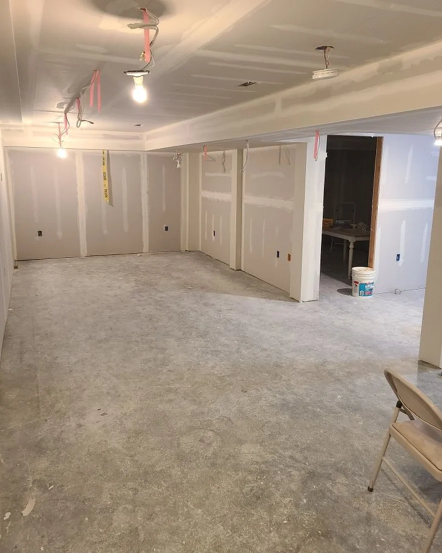
#> input picture images/avant-apres/apres-mobile.webp, 884 x 1105 px (shown at 1/2 size)
$ python fondu.py ../../../images/avant-apres/apres-mobile.webp out.png
#> lines starting #> are read from the running program, lines starting #| are printed output that depends on the picture
# L'ombre s'efface avant les bords de l'image (à gauche, à droite, en bas : le groupe n'y touche pas) ; écrit le webp
import sys
import numpy as np
from PIL import Image
a = np.asarray(Image.open(sys.argv[1]).convert("RGBA")).astype(np.float32)
h, w = a.shape[:2]
#> h = 1105; w = 884
f = 0.09
sm = lambda t: np.clip(t, 0, 1) ** 2 * (3 - 2 * np.clip(t, 0, 1))
x = np.linspace(0, 1, w); y = np.linspace(0, 1, h)
#> after `x = np.linspace(0, 1, w)`: x = 884 values from 0 to 1
#> after `y = np.linspace(0, 1, h)`: y = 1105 values from 0 to 1
mx = sm(x / f) * sm((1 - x) / f)
my = sm((1 - y) / f)
m = my[:, None] * mx[None, :]
a *= m[..., None]                                  # prémultiplié : couleur et alpha ensemble
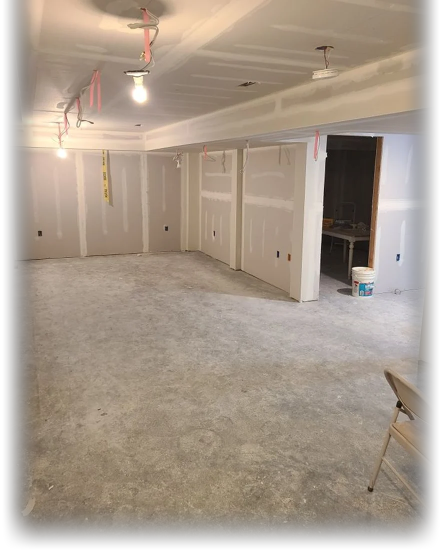
#> a: shape (1105, 884, 4) float32 (shown at 1/2 size); mean R, G, B, A 142.4, 128.2, 113.9, 222; transparent parts drawn white
out = np.zeros_like(a); al = a[..., 3:] / 255
#> after `al = a[..., 3:] / 255`:
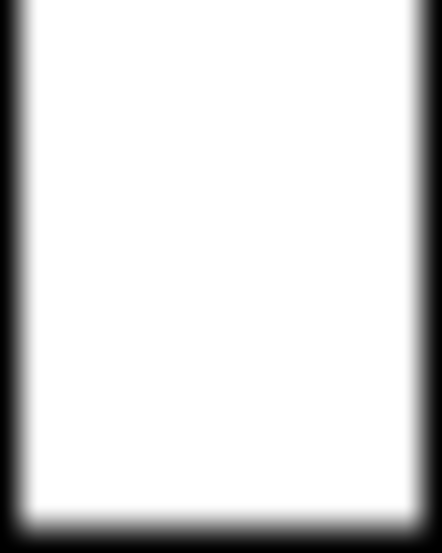
#> al: shape (1105, 884, 1) float32 (shown at 1/2 size); min 0, max 1, mean 0.868
out[..., :3] = np.where(al > 0, a[..., :3] / np.maximum(al, 1e-6), 0); out[..., 3] = a[..., 3]
#> after `out[..., 3] = a[..., 3]`:
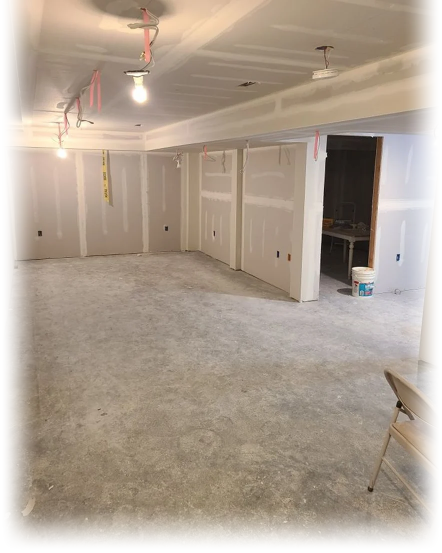
#> out: shape (1105, 884, 4) float32 (shown at 1/2 size); mean R, G, B, A 162.4, 146.1, 129.4, 222; transparent parts drawn white
im = Image.fromarray(np.clip(out, 0, 255).astype(np.uint8), "RGBA")
im.save(sys.argv[2], quality=88, method=6)
bg = Image.new("RGB", im.size, (247, 247, 245)); bg.paste(im, (0, 0), im); bg.thumbnail((1000, 1000)); bg.save("fondu_v.png")
#> after `bg.thumbnail((1000, 1000))`:
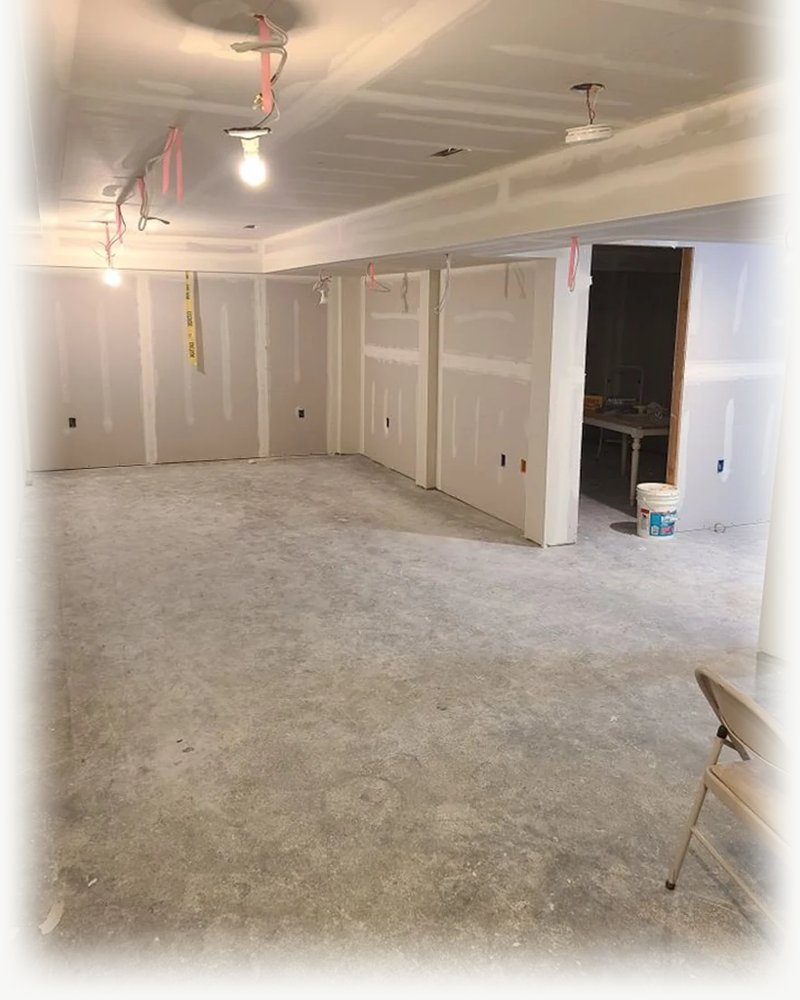
#> bg: PIL image 800x1000 RGB; mean R, G, B 175.1, 161, 146.4
print(im.size)
#| (884, 1105)

$ run again, on images/avant-apres/avant-mobile.webp
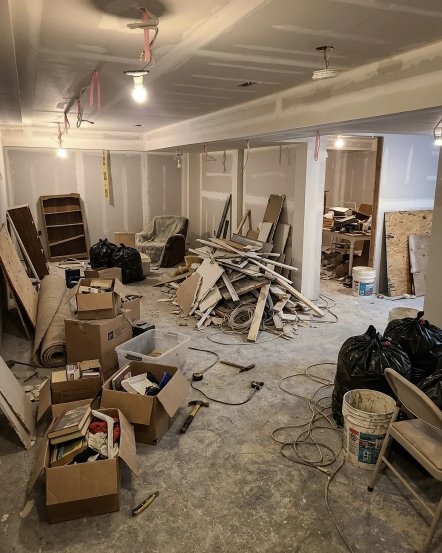
#> input picture images/avant-apres/avant-mobile.webp, 884 x 1105 px (shown at 1/2 size)
#> `a *= m[..., None]`:
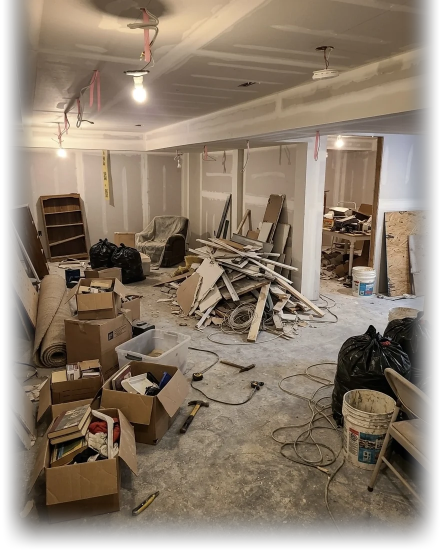
#> a: shape (1105, 884, 4) float32 (shown at 1/2 size); mean R, G, B, A 113.1, 98.1, 81.6, 222; transparent parts drawn white
#> `bg.thumbnail((1000, 1000))`:
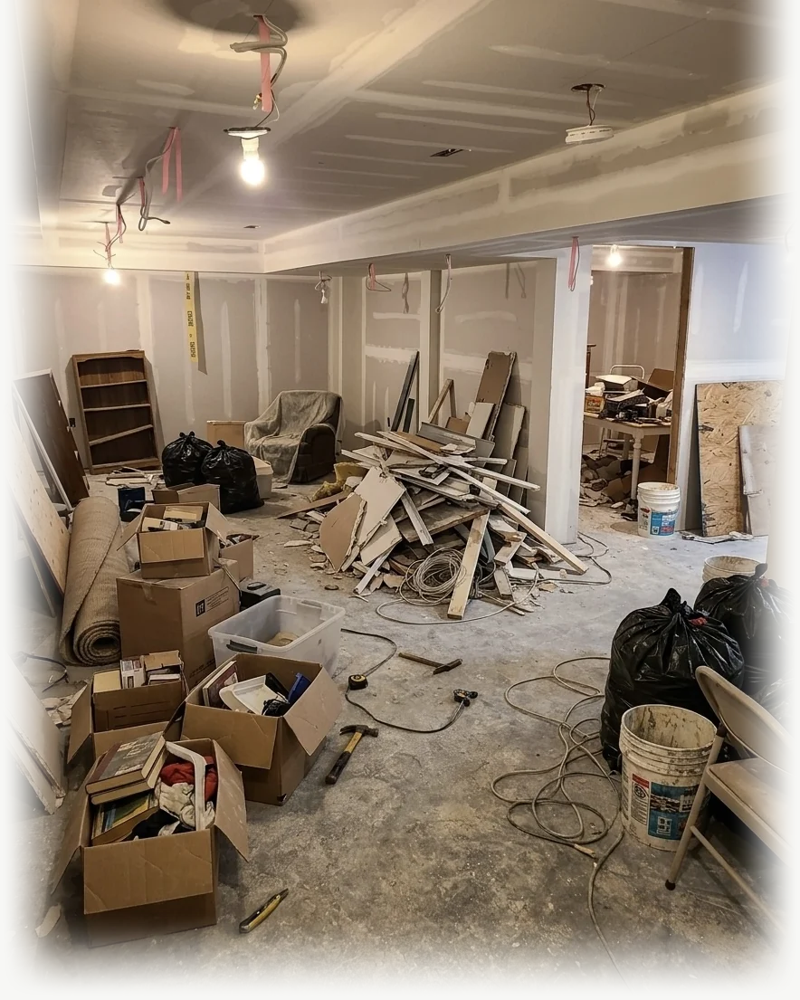
#> bg: PIL image 800x1000 RGB; mean R, G, B 145.9, 130.9, 114.1
#| (884, 1105)

$ run again, on images/avant-apres/avant.webp
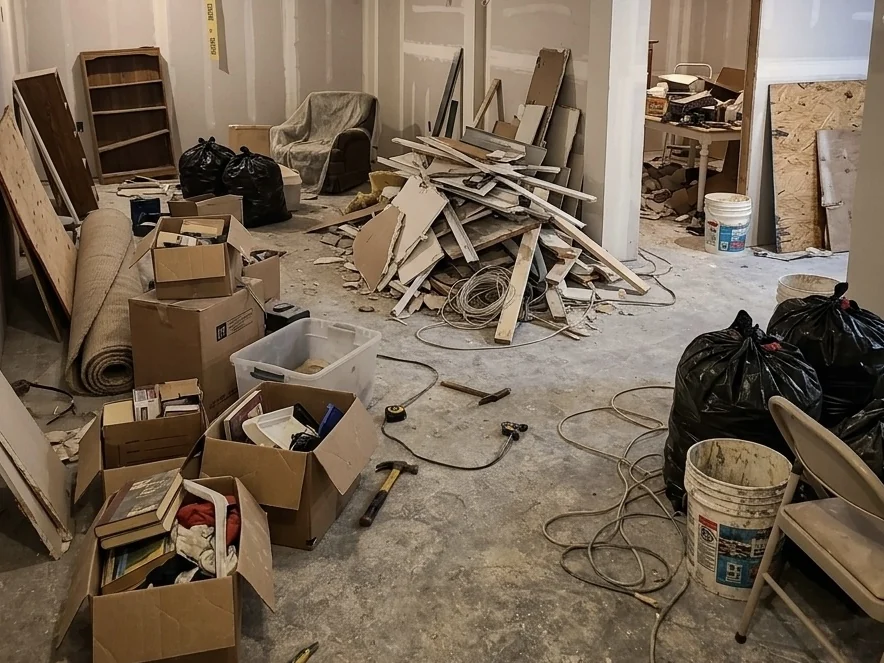
#> input picture images/avant-apres/avant.webp, 884 x 663 px
#> `a *= m[..., None]`:
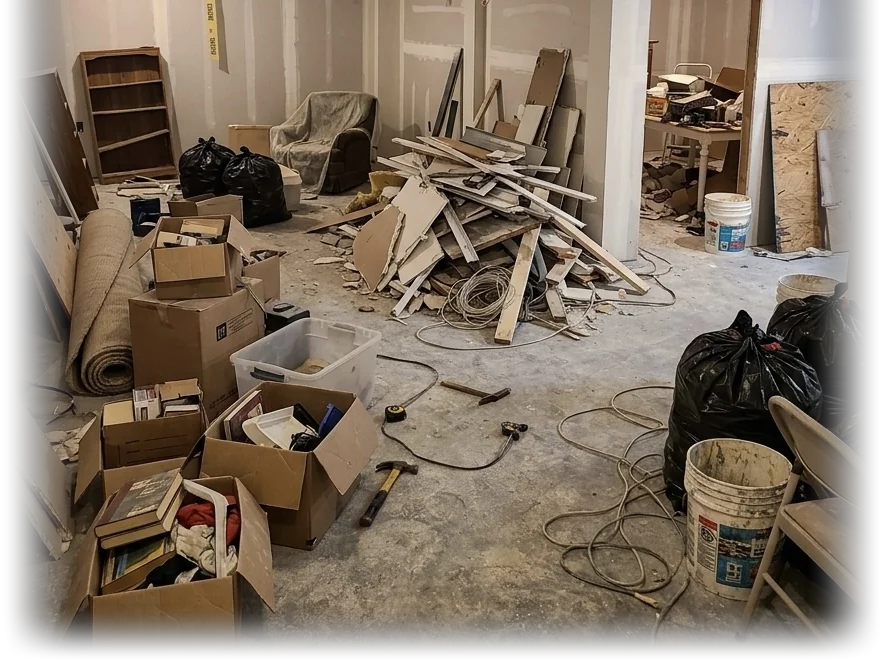
#> a: shape (663, 884, 4) float32; mean R, G, B, A 104.7, 90.4, 75, 221.9; transparent parts drawn white
#> `out[..., 3] = a[..., 3]`:
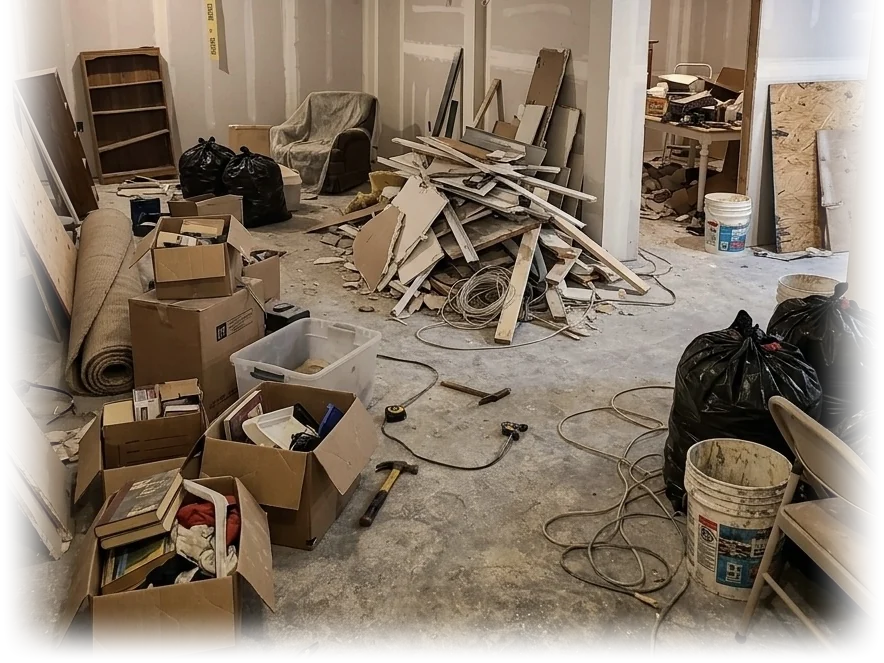
#> out: shape (663, 884, 4) float32; mean R, G, B, A 117.9, 101.7, 84, 221.9; transparent parts drawn white
#| (884, 663)
